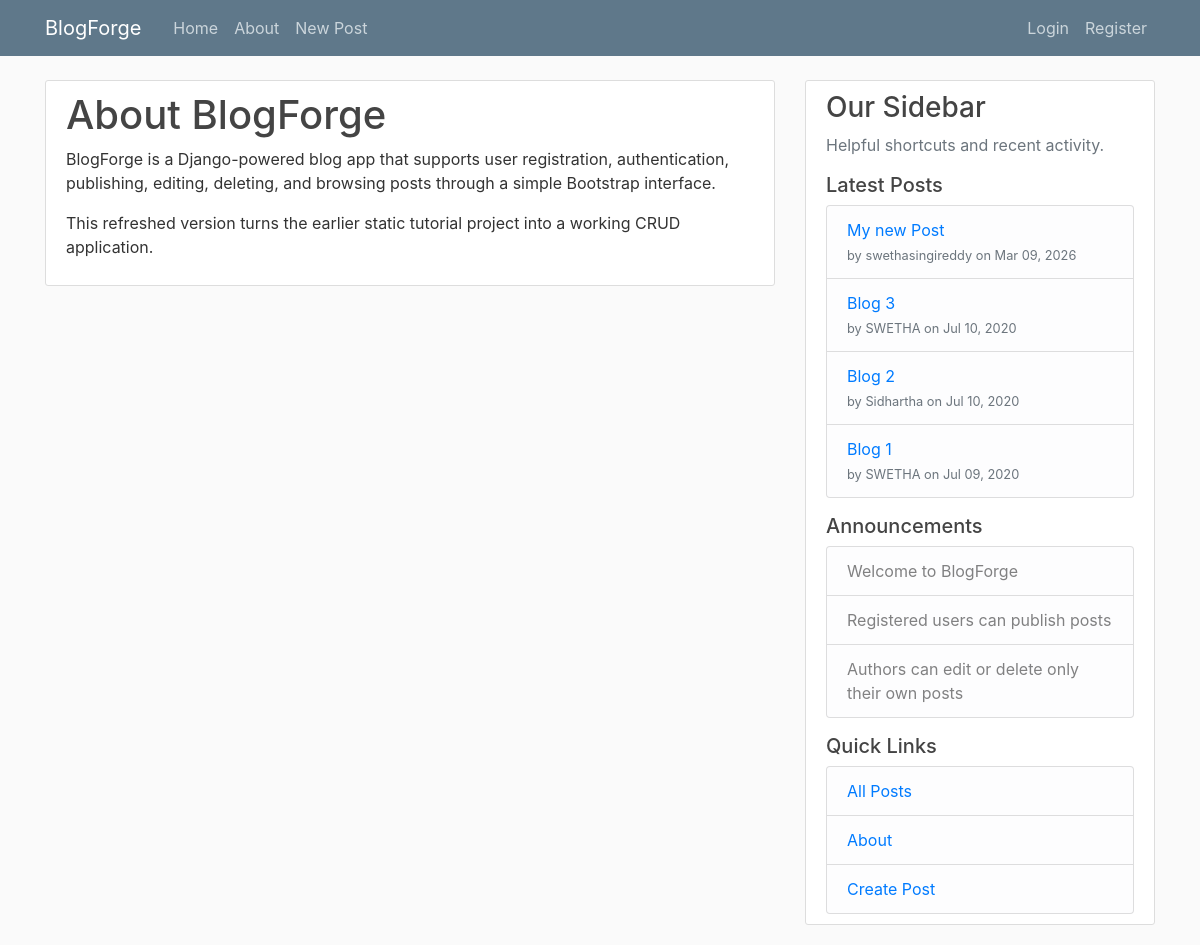
The page /about/ on the database its author committed.
### sweblog/models.py (models this page shows, shortened)
class Post(models.Model):
    title = models.CharField(max_length=100)
    content = models.TextField()
    date_posted = models.DateTimeField(default=timezone.now)
    author = models.ForeignKey(User, on_delete=models.CASCADE)
    class Meta:
        ordering = ['-date_posted']

### sweblog/views.py (the view)
# urls.py: path('about/', about, name='blog-about'),
def about(request):
    context = {'title': 'About'}
    context.update(sidebar_context())
    return render(request, 'sweblog/about.html', context)

### sweblog/views.py (called while the page is built)
def sidebar_context():
    latest_posts = Post.objects.select_related('author').order_by('-date_posted')[:5]
    return {
        'latest_posts': latest_posts,
        'announcements': [
            'Welcome to BlogForge',
            'Registered users can publish posts',
            'Authors can edit or delete only their own posts',
        ],
        'quick_links': [
            {'label': 'All Posts', 'url_name': 'blog-home'},
            {'label': 'About', 'url_name': 'blog-about'},
            {'label': 'Create Post', 'url_name': 'post-create'},
        ],
    }

### sweblog/templates/sweblog/about.html
{% extends "sweblog/base.html" %}
{% block content %}
<div class="content-section">
  <h1>About BlogForge</h1>
  <p>BlogForge is a Django-powered blog app that supports user registration, authentication, publishing, editing, deleting, and browsing posts through a simple Bootstrap interface.</p>
  <p>This refreshed version turns the earlier static tutorial project into a working CRUD application.</p>
</div>
{% endblock content %}

### sweblog/templates/sweblog/base.html (shortened to what this page needs)
{% load static %}
<!DOCTYPE html>
<html>
<head>
    <link rel="stylesheet" href="https://maxcdn.bootstrapcdn.com/bootstrap/4.0.0/css/bootstrap.min.css">
    <link rel="stylesheet" type="text/css" href="{% static 'sweblog/main.css' %}">
</head>
<body>
<header class="site-header">
  <nav class="navbar navbar-expand-md navbar-dark bg-steel fixed-top">
    <div class="container">
      <a class="navbar-brand mr-4" href="{% url 'blog-home' %}">BlogForge</a>
      <div class="collapse navbar-collapse" id="navbarToggle">
        <div class="navbar-nav mr-auto">
          <a class="nav-item nav-link" href="{% url 'blog-home' %}">Home</a>
          <a class="nav-item nav-link" href="{% url 'blog-about' %}">About</a>
          <a class="nav-item nav-link" href="{% url 'post-create' %}">New Post</a>
        </div>
        <div class="navbar-nav">
          {% if user.is_authenticated %}
            <span class="navbar-text mr-2">Hi, {{ user.username }}</span>
            <a class="nav-item nav-link" href="{% url 'post-create' %}">Create</a>
            <a class="nav-item nav-link" href="{% url 'logout' %}">Logout</a>
          {% else %}
            <a class="nav-item nav-link" href="{% url 'login' %}">Login</a>
            <a class="nav-item nav-link" href="{% url 'register' %}">Register</a>
          {% endif %}
        </div>
      </div>
    </div>
  </nav>
</header>
<main role="main" class="container">
  <div class="row">
    <div class="col-md-8">
      {% block content %}{% endblock %}
    </div>
    <div class="col-md-4">
      <div class="content-section">
        <h3>Our Sidebar</h3>
        <p class="text-muted">Helpful shortcuts and recent activity.</p>
        <h5>Latest Posts</h5>
        <ul class="list-group mb-3">
          {% for latest_post in latest_posts %}
            <li class="list-group-item list-group-item-light">
              <a href="{% url 'post-detail' latest_post.pk %}">{{ latest_post.title }}</a><br>
              <small class="text-muted">by {{ latest_post.author }} on {{ latest_post.date_posted|date:"M d, Y" }}</small>
            </li>
          {% empty %}
            <li class="list-group-item list-group-item-light">No posts yet.</li>
          {% endfor %}
        </ul>
        <h5>Announcements</h5>
        <ul class="list-group mb-3">
          {% for announcement in announcements %}
            <li class="list-group-item list-group-item-light">{{ announcement }}</li>
          {% endfor %}
        </ul>
        <h5>Quick Links</h5>
        <ul class="list-group">
          {% for link in quick_links %}
            <li class="list-group-item list-group-item-light"><a href="{% url link.url_name %}">{{ link.label }}</a></li>
          {% endfor %}
        </ul>
      </div>
    </div>
  </div>
</main>
</body>
</html>

### sweblog/static/sweblog/main.css (style rules this page uses)
body { background: #fafafa; color: #333333; margin-top: 5rem; }
h1, h2, h3, h4, h5, h6 { color: #444444; }
ul { margin: 0; }
.bg-steel { background-color: #5f788a; }
.site-header .navbar-nav .nav-link, .site-header .navbar-text { color: #cbd5db; }
.content-section { background: #ffffff; padding: 10px 20px; border: 1px solid #dddddd; border-radius: 3px; margin-bottom: 20px; }

### rows shown on the page
Post: title "My new Post", author "swethasingireddy", date_posted "Mar 09, 2026"
Post: title "Blog 3", author "SWETHA", date_posted "Jul 10, 2020"
Post: title "Blog 2", author "Sidhartha", date_posted "Jul 10, 2020"
Post: title "Blog 1", author "SWETHA", date_posted "Jul 09, 2020"

### other values the page prints
{{ announcement }} "Welcome to BlogForge" "Registered users can publish posts" "Authors can edit or delete only their own posts"
{{ link.label }} "All Posts" "About" "Create Post"
